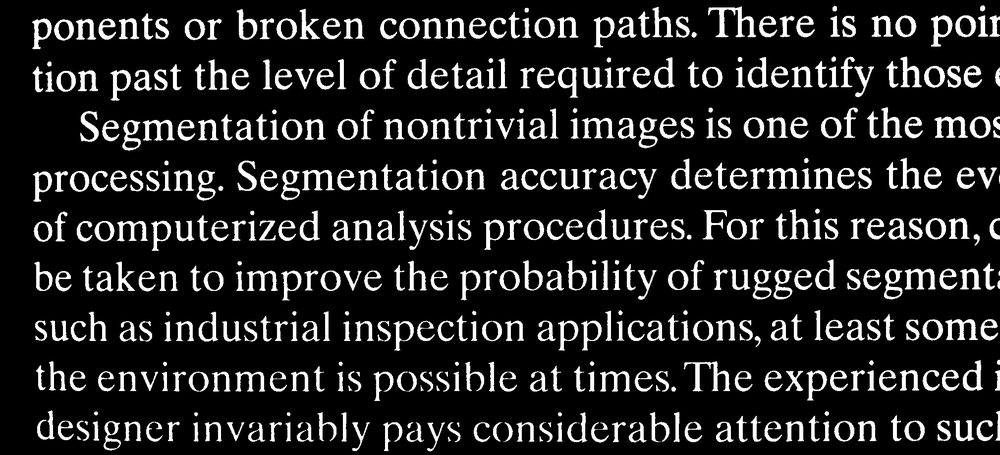
%> input picture DigitalImageProcessing-SJTU/prob8/Fig0929(a)(text_image).tif, 1000 x 455 px, shrunk from 2018 x 918 before the run
$ octave prob8.m   (GNU Octave 9; MATLAB toolbox functions it lacks are replaced by stand-ins)
%> lines starting %> are read from the running program, lines starting %| are printed output that depends on the picture; in (x1, y1, x2, y2) boxes, pixels count from 0 and x2, y2 are one past the last pixel; in counts of white or black regions, pixels touching at a corner belong together; the program's own positions count from 1
% [26 lines of commented-out code are left out]

img = imread('Fig0929(a)(text_image).tif');
%> img is the input picture: size 455x1000 uint8; min 0, max 255, mean 35.5
f_img = zeros(size(img));
[M,N] = size(img);
%> M = 455; N = 1000

f_img(1,:) = 1-img(1,:);
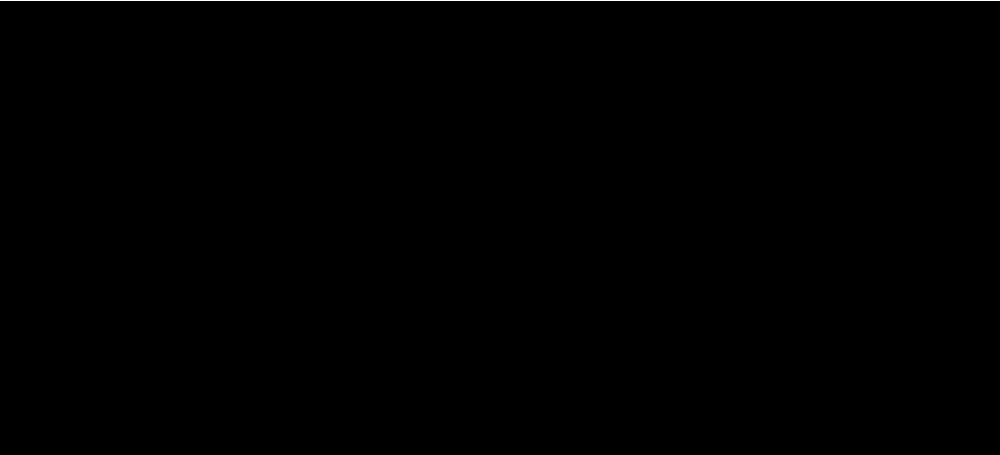
%> f_img: size 455x1000 double; values 0 (black) and 1 (white), 0.22% white in thin lines or dots, all inside (x1, y1, x2, y2) = (0, 0, 1000, 1)
f_img(M,:) = 1-img(M,:);
f_img(:,1) = 1-img(:,1);
f_img(:,N) = 1-img(:,N);
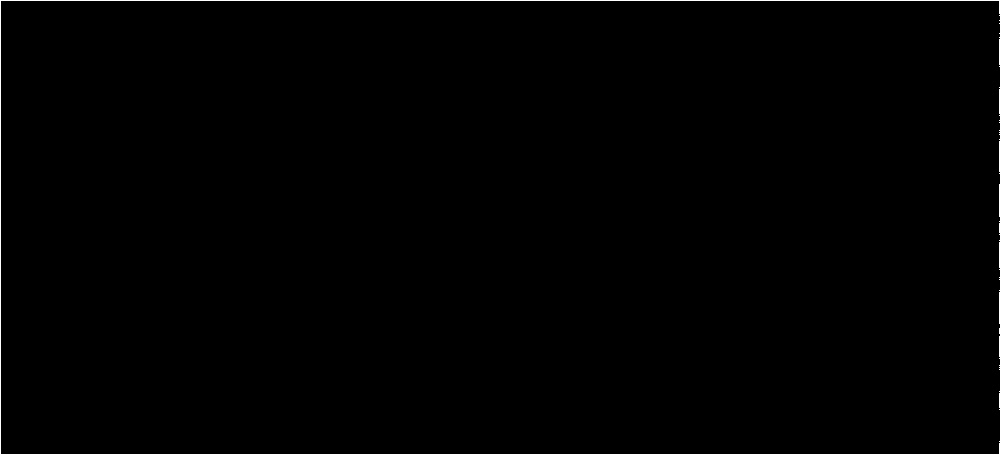
%> f_img: size 455x1000 double; values 0 (black) and 1 (white), 0.6% white in thin lines or dots

se = strel('square',3);
fill_img = imadd(logical((~(logical(imdilate(logical(f_img),se)).*(~img))).*(~img)),img);

subplot(2,2,1),imshow(img);title('original');
subplot(2,2,2),imshow(~img);title('reverse');
%> after `imshow(~img)`:
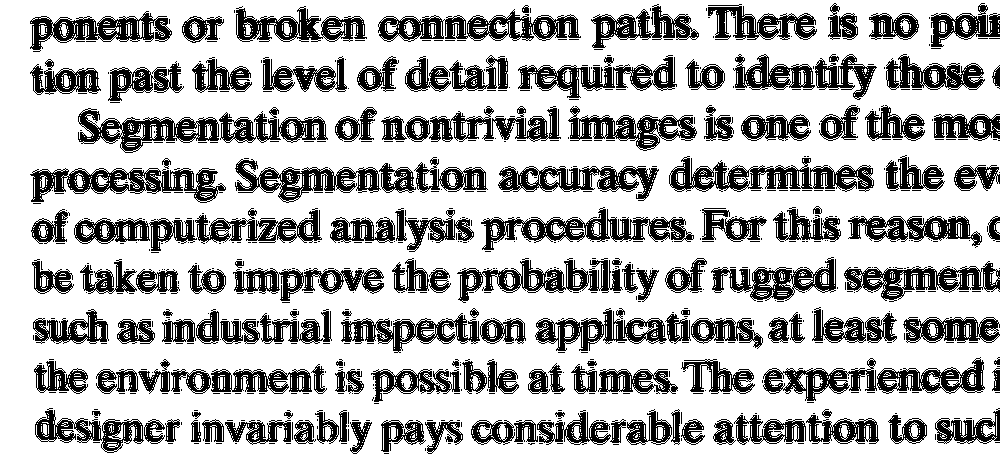
%> displayed picture: size 455x1000 logical; 70.9% white; 632 black regions (481 under 20 px), largest, box (x1, y1, x2, y2) and area: (669, 156, 874, 192) 3345, (30, 168, 226, 203) 3184, (378, 9, 581, 42) 3119
subplot(2,2,3),imshow(f_img);title('f_img');
subplot(2,2,4),imshow(fill_img);title('fill_img');
%> after `imshow(fill_img)`:
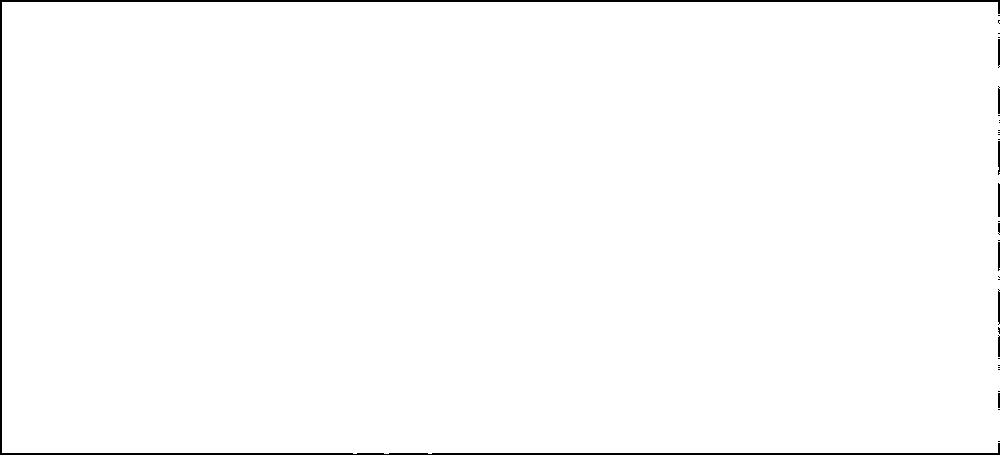
%> displayed picture: size 455x1000, on the screen's scale of 0 to 255; 98.8% white; 33 black regions (23 under 20 px), largest, box (x1, y1, x2, y2) and area: (0, 0, 1000, 455) 4933, (998, 183, 1000, 217) 67, (998, 289, 1000, 325) 66

$ run again, with DigitalImageProcessing-SJTU/prob8/noisy_fingerprint.tif copied over DigitalImageProcessing-SJTU/prob8/Fig0929(a)(text_image).tif
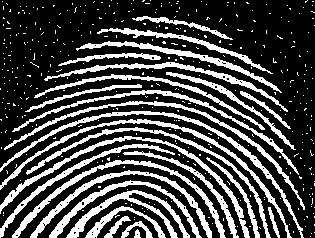
%> input picture DigitalImageProcessing-SJTU/prob8/noisy_fingerprint.tif, 315 x 238 px
%> img: size 238x315 logical; 28.5% white; 414 white regions (387 under 20 px), largest, box (x1, y1, x2, y2) and area: (0, 111, 304, 238) 1388, (0, 136, 250, 238) 1372, (0, 119, 292, 238) 1337
%> `f_img(:,N) = 1-img(:,N);`:
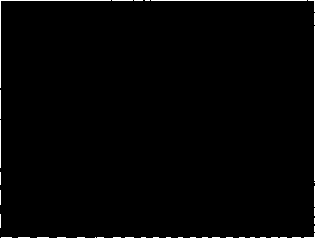
%> f_img: size 238x315 double; values 0 (black) and 1 (white), 1.2% white in thin lines or dots
%> `fill_img = imadd(logical((~(logical(imdilate(logical(f_img),se)).*(~im..`:
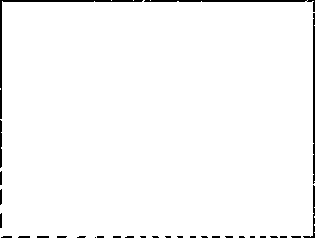
%> fill_img: size 238x315 double; values 0 (black) and 1 (white), 97.6% white; 31 black regions (20 under 20 px), largest, box (x1, y1, x2, y2) and area: (0, 0, 143, 119) 513, (144, 0, 315, 12) 352, (313, 13, 315, 184) 335

$ run again, with DigitalImageProcessing-SJTU/prob8/licoln_from_penny.tif copied over DigitalImageProcessing-SJTU/prob8/Fig0929(a)(text_image).tif
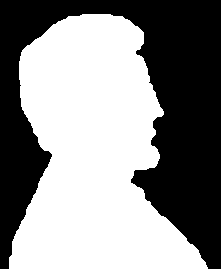
%> input picture DigitalImageProcessing-SJTU/prob8/licoln_from_penny.tif, 221 x 269 px
%> img: size 269x221 logical; 54.6% white; 1 black region, box (x1, y1, x2, y2) and area: (0, 0, 221, 269) 26994
%> `f_img(:,N) = 1-img(:,N);`:
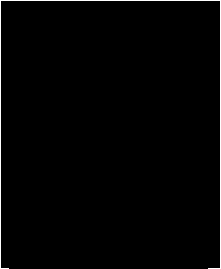
%> f_img: size 269x221 double; values 0 (black) and 1 (white), 1.3% white in thin lines or dots
%> `fill_img = imadd(logical((~(logical(imdilate(logical(f_img),se)).*(~im..`:
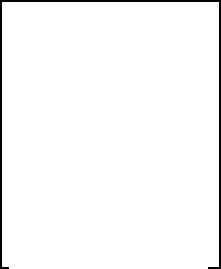
%> fill_img: size 269x221 double; values 0 (black) and 1 (white), 97.4% white; 1 black region, box (x1, y1, x2, y2) and area: (0, 0, 221, 269) 1546

$ run again, with DigitalImageProcessing-SJTU/prob8/region_filling_reflections.tif copied over DigitalImageProcessing-SJTU/prob8/Fig0929(a)(text_image).tif
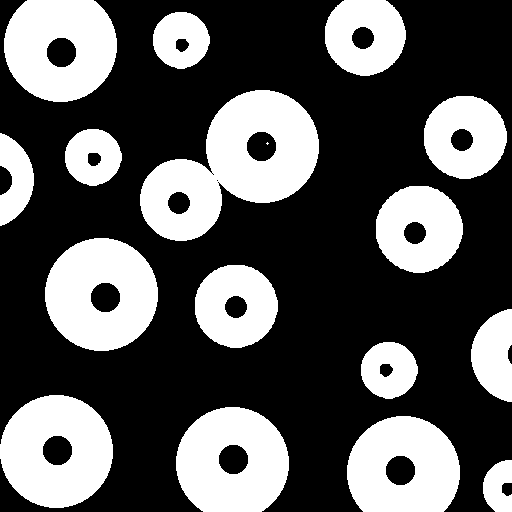
%> input picture DigitalImageProcessing-SJTU/prob8/region_filling_reflections.tif, 512 x 512 px
%> img is the input picture: size 512x512 uint8; 35.3% white; 17 white regions (1 under 20 px), largest, box (x1, y1, x2, y2) and area: (140, 90, 319, 241) 14240, (45, 238, 158, 351) 9332, (0, 395, 113, 508) 9332
%> `f_img(:,N) = 1-img(:,N);`:
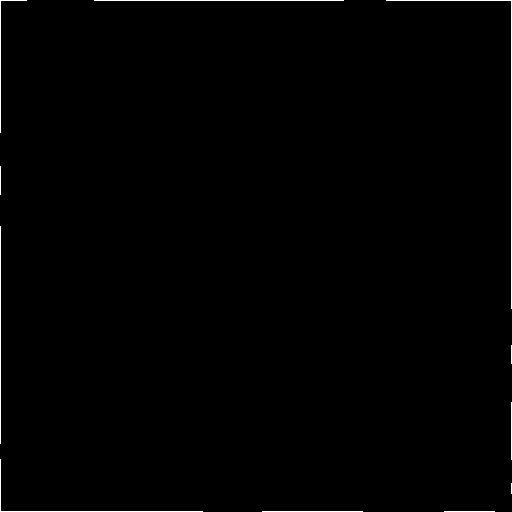
%> f_img: size 512x512 double; values 0 (black) and 1 (white), 0.6% white in thin lines or dots
%> `imshow(fill_img)`:
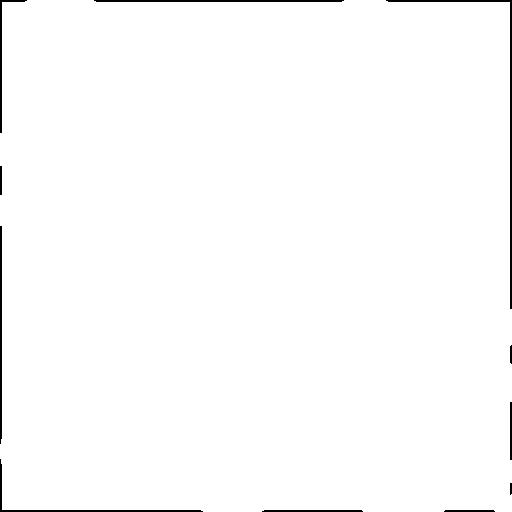
%> displayed picture: size 512x512, on the screen's scale of 0 to 255; 98.8% white; 11 black regions, largest, box (x1, y1, x2, y2) and area: (386, 0, 512, 309) 864, (0, 459, 203, 512) 501, (94, 0, 344, 2) 496
